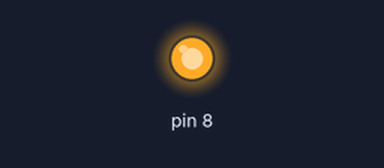
Recording of a program running on a simulated Raspberry Pi (header pin numbers). Shown: output pins drawn as LEDs (lit = HIGH). What the program prints to the terminal is not drawn.

Above: at 1.5 s.
At 4.5 s:
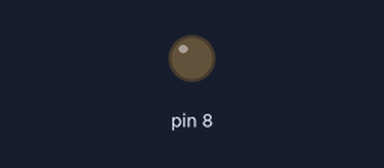
Timing chart, 0 to 7.8 s (numbered marks = the images above):
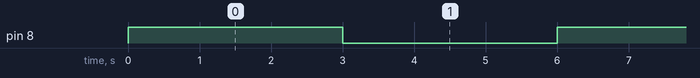

The program:

gpio8_blink_BOARD.py
```python
import RPi.GPIO as GPIO
import time

GPIO.setmode(GPIO.BOARD)
GPIO.setup(8, GPIO.OUT)


def blink():
    GPIO.output(8,GPIO.HIGH)
    time.sleep(3)
    GPIO.output(8,GPIO.LOW)
    time.sleep(3)

try:

    while True:
                blink()
                print(123)

except KeyboardInterrupt:
    pass

GPIO.cleanup()
```

Measured:
- by itself, pin 8: alternates HIGH for 3.0 s and LOW for 3.0 s
